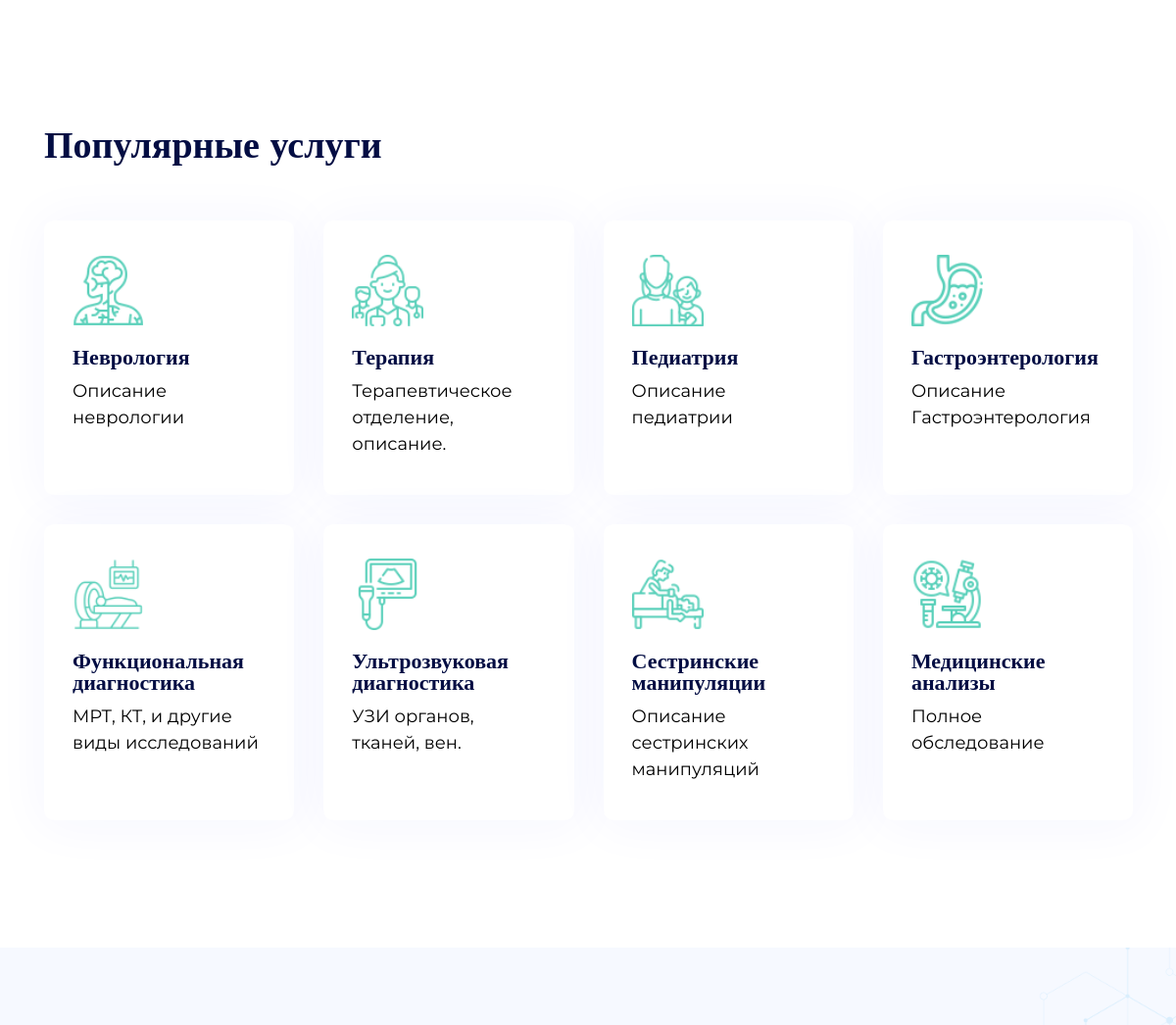
The app's page / (middle part), older data.
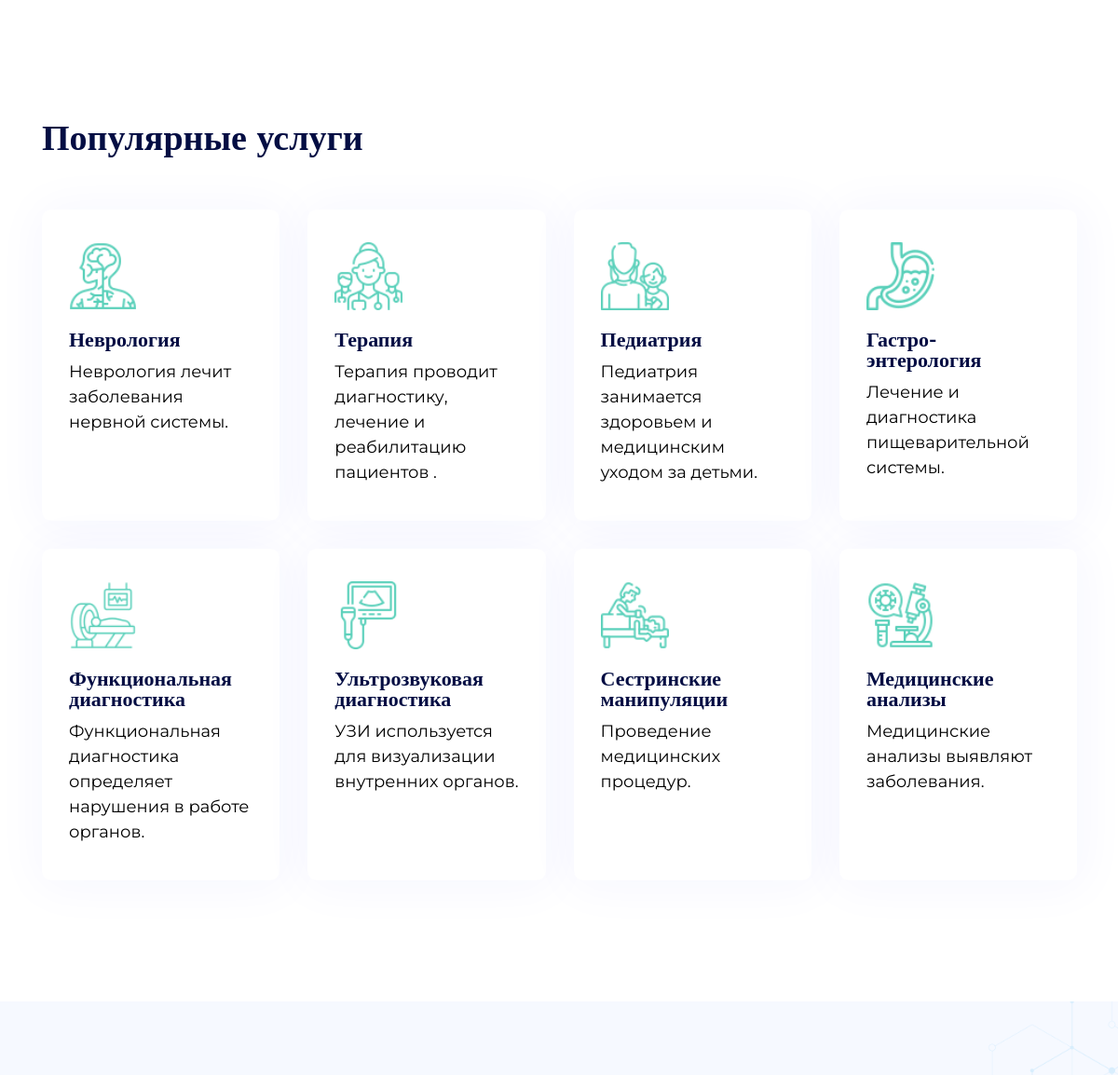
The same page, newer data.
### homepage/models.py (models this page shows, shortened)
class Departament(models.Model):
    name = models.CharField(max_length=100, verbose_name='Название отделения')
    description = models.TextField(verbose_name='Описание')
    icon = models.ImageField(upload_to='images/icons/', verbose_name='Иконка отделения')

### homepage/views.py (the view)
# urls.py: path('', views.index, name='index'),
def index(request):
    departaments = Departament.objects.all()
    sales = Sale.objects.all()
    context = {
        'departaments': departaments,
        'sales': sales,
    }
    return render(request, 'homepage/index.html', context=context)

### templates/homepage/index.html (shortened to what this page needs)
{% extends 'base.html' %}
{% load static %}
{% block content %}
    <section class="w-100 float-left service-con padding-top padding-bottom">
        <div class="container">
            <h2 class="pb-5">Популярные услуги</h2>
            <div class="service-box">
                {% for dep in departaments %}
                <div class="service-box-item" data-aos="fade-up" data-aos-duration="700">
                    <figure>
                        <img src="{{dep.icon.url}}" alt="psychiatry-icon" width="73px">
                    </figure>
                    <h4>{{dep.name}}</h4>
                    <p>{{dep.description}}</p>
                </div>
                {% endfor %}
            </div>
        </div>
    </section>
    <section class="w-100 float-left about-con design-img padding-top padding-bottom position-relative">
    </section>
{% endblock %}

### templates/base.html (shortened to what this page needs)
{% load static %}
<!DOCTYPE html>
<html lang="en">
<head>
    {% block page_css %}
    <link rel="stylesheet" href="{% static 'assets/css/all.css' %}">
    <link rel="stylesheet" href="{% static 'assets/bootstrap/bootstrap.min.css' %}">
    <link rel="stylesheet" href="{% static 'assets/css/owl.carousel.min.css' %}">
    <link rel="stylesheet" href="{% static 'assets/css/aos.css' %}">
    <link rel="stylesheet" href="{% static 'assets/css/superclasses.css' %}">
    <link rel="stylesheet" href="{% static 'assets/css/custom.css' %}">
    <link rel="stylesheet" href="{% static 'assets/css/mobile.css' %}">
    {% endblock %}
</head>
<body>
{% block content %}{% endblock %}
</body>
</html>

### templates/header.html (shortened to what this page needs)
{% load static %}

### templates/getintouch.html (shortened to what this page needs)
{% load static %}

### templates/footer.html (shortened to what this page needs)
{% load static %}

### static/assets/css/superclasses.css (style rules this page uses)
:root { --primary--color: #030d43; --secondary--color: #028190; --text-color: #757887; --accent: #028190; --white-color: #fff; }
h2 { font-size: 52px; font-weight: 600; line-height: 52px; color: var(--primary--color); }
h4 { font-size: 22px; font-weight: 600; line-height: 22px; color: var(--primary--color); }
.padding-top { padding-top: 150px; }
.padding-bottom { padding-bottom: 150px; }

### static/assets/css/custom.css (style rules this page uses)
* { margin: 0; padding: 0; box-sizing: border-box; }
body { font-size: 18px; line-height: 27px; color: var(--secondary-color); font-family: 'Montserrat'; }
.service-box { gap: 30px; display: grid; grid-template-columns: 23% 23% 23% 23%; }
.service-box-item { border-radius: 10px; padding: 44px 32px 26px 36px; background: var(--white-color); border: 1px solid transparent; box-shadow: 2px 2px 52px 6px rgb(36 63 250 / 4%); }
.service-box-item figure { height: 73px; margin-bottom: 21px; }
.service-box-item h4 { margin-bottom: 10px; }
.service-box-item p { margin-bottom: 15px; }
.about-con { overflow: hidden; background: #f6f9ff; }
.design-img:before { left: -363px; bottom: -161px; width: 770px; height: 848px; content: ""; position: absolute; background: url(../images/design-lft-img.png) no-repeat; }
.design-img:after { right: -297px; top: -53px; width: 577px; height: 635px; content: ""; position: absolute; background: url(../images/design-rt-img.png) no-repeat; }

### static/assets/css/mobile.css (style rules this page uses)
@media only screen and (max-width: 1800px) { .design-img:before { width: 550px; height: 745px; background-size: contain; } }
@media only screen and (max-width: 1800px) { .design-img:after { width: 477px; height: 525px; background-size: contain; } }
@media only screen and (max-width: 1800px) { h2 { font-size: 42px; line-height: 48px; } }
@media only screen and (max-width: 1800px) { .padding-top { padding-top: 140px; } }
@media only screen and (max-width: 1800px) { .padding-bottom { padding-bottom: 140px; } }
@media only screen and (max-width: 1440px) { .padding-top { padding-top: 130px; } }
@media only screen and (max-width: 1440px) { .padding-bottom { padding-bottom: 130px; } }
@media only screen and (max-width: 1440px) { h2 { font-size: 38px; line-height: 42px; } }
@media only screen and (max-width: 1440px) { .service-box-item { padding: 34px 28px 22px; } }

Row changes from the older to the newer data that the page shows:
changed Departament "Неврология": description "Описание неврологии" → "Неврология лечит заболевания нервной системы."
changed Departament "Терапия": description "Терапевтическое отделение, описание." → "Терапия проводит диагностику, лечение и реабилитацию пациентов ."
changed Departament "Педиатрия": description "Описание педиатрии" → "Педиатрия занимается здоровьем и медицинским уходом за детьми."
changed Departament: name "Гастроэнтерология" → "Гастро- энтерология"; description "Описание Гастроэнтерология" → "Лечение и диагностика пищеварительной системы."
changed Departament "Функциональная диагностика": description "МРТ, КТ, и другие виды исследований" → "Функциональная диагностика определяет нарушения в работе органов."
changed Departament "Ультрозвуковая диагностика": description "УЗИ органов, тканей, вен." → "УЗИ используется для визуализации внутренних органов."
changed Departament "Сестринские манипуляции": description "Описание сестринских манипуляций" → "Проведение медицинских процедур."
changed Departament "Медицинские анализы": description "Полное обследование" → "Медицинские анализы выявляют заболевания."
